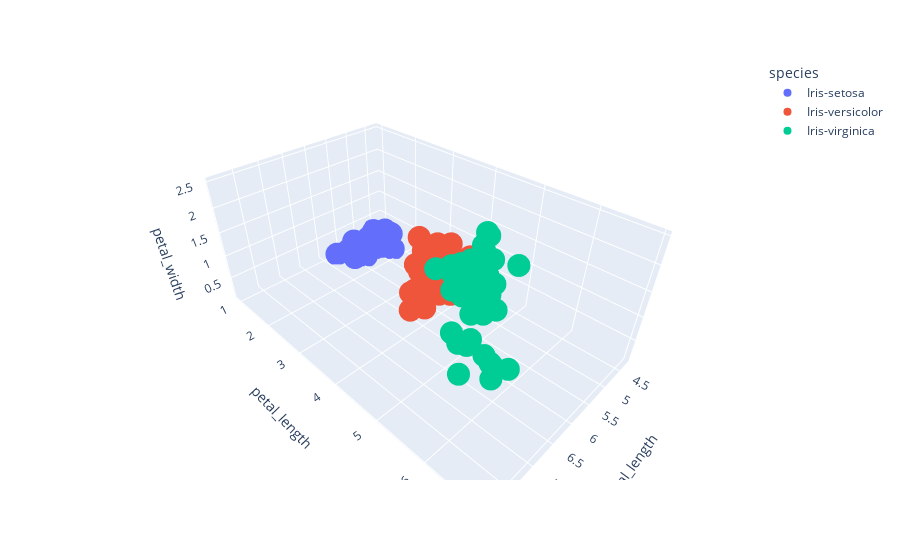

The notebook cell saved with this chart:
### Markdown cell above
Plot the 3 features, and the target as the color

### Code cell
iris_df

import plotly.express as px

df = px.data.iris()
fig = px.scatter_3d(iris_df, x='sepal_length', y='petal_length', z='petal_width', color='species')
fig.show()

### Figure 1 — Plotly figure (JSON) as saved in the notebook; plotly's stock layout.template omitted (floating-point values rounded to 4 significant figures)
{"data": [{"hovertemplate": "species=Iris-setosa<br>sepal_length=%{x}<br>petal_length=%{y}<br>petal_width=%{z}<extra></extra>", "legendgroup": "Iris-setosa", "marker": {"color": "#636efa", "symbol": "circle"}, "mode": "markers", "name": "Iris-setosa", "scene": "scene", "showlegend": true, "type": "scatter3d", "x": [5.1, 4.9, 4.7, 4.6, 5, 5.4, 4.6, 5, 4.4, 4.9, 5.4, 4.8, 4.8, 4.3, 5.8, 5.7, 5.4, 5.1, 5.7, 5.1, 5.4, 5.1, 4.6, 5.1, 4.8, 5, 5, 5.2, 5.2, 4.7, 4.8, 5.4, 5.2, 5.5, 4.9, 5, 5.5, 4.9, 4.4, 5.1, 5, 4.5, 4.4, 5, 5.1, 4.8, 5.1, 4.6, 5.3, 5], "y": [1.4, 1.4, 1.3, 1.5, 1.4, 1.7, 1.4, 1.5, 1.4, 1.5, 1.5, 1.6, 1.4, 1.1, 1.2, 1.5, 1.3, 1.4, 1.7, 1.5, 1.7, 1.5, 1, 1.7, 1.9, 1.6, 1.6, 1.5, 1.4, 1.6, 1.6, 1.5, 1.5, 1.4, 1.5, 1.2, 1.3, 1.5, 1.3, 1.5, 1.3, 1.3, 1.3, 1.6, 1.9, 1.4, 1.6, 1.4, 1.5, 1.4], "z": [0.2, 0.2, 0.2, 0.2, 0.2, 0.4, 0.3, 0.2, 0.2, 0.1, 0.2, 0.2, 0.1, 0.1, 0.2, 0.4, 0.4, 0.3, 0.3, 0.3, 0.2, 0.4, 0.2, 0.5, 0.2, 0.2, 0.4, 0.2, 0.2, 0.2, 0.2, 0.4, 0.1, 0.2, 0.1, 0.2, 0.2, 0.1, 0.2, 0.2, 0.3, 0.3, 0.2, 0.6, 0.4, 0.3, 0.2, 0.2, 0.2, 0.2]}, {"hovertemplate": "species=Iris-versicolor<br>sepal_length=%{x}<br>petal_length=%{y}<br>petal_width=%{z}<extra></extra>", "legendgroup": "Iris-versicolor", "marker": {"color": "#EF553B", "symbol": "circle"}, "mode": "markers", "name": "Iris-versicolor", "scene": "scene", "showlegend": true, "type": "scatter3d", "x": [7, 6.4, 6.9, 5.5, 6.5, 5.7, 6.3, 4.9, 6.6, 5.2, 5, 5.9, 6, 6.1, 5.6, 6.7, 5.6, 5.8, 6.2, 5.6, 5.9, 6.1, 6.3, 6.1, 6.4, 6.6, 6.8, 6.7, 6, 5.7, 5.5, 5.5, 5.8, 6, 5.4, 6, 6.7, 6.3, 5.6, 5.5, 5.5, 6.1, 5.8, 5, 5.6, 5.7, 5.7, 6.2, 5.1, 5.7], "y": [4.7, 4.5, 4.9, 4, 4.6, 4.5, 4.7, 3.3, 4.6, 3.9, 3.5, 4.2, 4, 4.7, 3.6, 4.4, 4.5, 4.1, 4.5, 3.9, 4.8, 4, 4.9, 4.7, 4.3, 4.4, 4.8, 5, 4.5, 3.5, 3.8, 3.7, 3.9, 5.1, 4.5, 4.5, 4.7, 4.4, 4.1, 4, 4.4, 4.6, 4, 3.3, 4.2, 4.2, 4.2, 4.3, 3, 4.1], "z": [1.4, 1.5, 1.5, 1.3, 1.5, 1.3, 1.6, 1, 1.3, 1.4, 1, 1.5, 1, 1.4, 1.3, 1.4, 1.5, 1, 1.5, 1.1, 1.8, 1.3, 1.5, 1.2, 1.3, 1.4, 1.4, 1.7, 1.5, 1, 1.1, 1, 1.2, 1.6, 1.5, 1.6, 1.5, 1.3, 1.3, 1.3, 1.2, 1.4, 1.2, 1, 1.3, 1.2, 1.3, 1.3, 1.1, 1.3]}, {"hovertemplate": "species=Iris-virginica<br>sepal_length=%{x}<br>petal_length=%{y}<br>petal_width=%{z}<extra></extra>", "legendgroup": "Iris-virginica", "marker": {"color": "#00cc96", "symbol": "circle"}, "mode": "markers", "name": "Iris-virginica", "scene": "scene", "showlegend": true, "type": "scatter3d", "x": [6.3, 5.8, 7.1, 6.3, 6.5, 7.6, 4.9, 7.3, 6.7, 7.2, 6.5, 6.4, 6.8, 5.7, 5.8, 6.4, 6.5, 7.7, 7.7, 6, 6.9, 5.6, 7.7, 6.3, 6.7, 7.2, 6.2, 6.1, 6.4, 7.2, 7.4, 7.9, 6.4, 6.3, 6.1, 7.7, 6.3, 6.4, 6, 6.9, 6.7, 6.9, 5.8, 6.8, 6.7, 6.7, 6.3, 6.5, 6.2, 5.9], "y": [6, 5.1, 5.9, 5.6, 5.8, 6.6, 4.5, 6.3, 5.8, 6.1, 5.1, 5.3, 5.5, 5, 5.1, 5.3, 5.5, 6.7, 6.9, 5, 5.7, 4.9, 6.7, 4.9, 5.7, 6, 4.8, 4.9, 5.6, 5.8, 6.1, 6.4, 5.6, 5.1, 5.6, 6.1, 5.6, 5.5, 4.8, 5.4, 5.6, 5.1, 5.1, 5.9, 5.7, 5.2, 5, 5.2, 5.4, 5.1], "z": [2.5, 1.9, 2.1, 1.8, 2.2, 2.1, 1.7, 1.8, 1.8, 2.5, 2, 1.9, 2.1, 2, 2.4, 2.3, 1.8, 2.2, 2.3, 1.5, 2.3, 2, 2, 1.8, 2.1, 1.8, 1.8, 1.8, 2.1, 1.6, 1.9, 2, 2.2, 1.5, 1.4, 2.3, 2.4, 1.8, 1.8, 2.1, 2.4, 2.3, 1.9, 2.3, 2.5, 2.3, 1.9, 2, 2.3, 1.8]}], "layout": {"legend": {"title": {"text": "species"}, "tracegroupgap": 0}, "margin": {"t": 60}, "scene": {"domain": {"x": [0, 1], "y": [0, 1]}, "xaxis": {"title": {"text": "sepal_length"}}, "yaxis": {"title": {"text": "petal_length"}}, "zaxis": {"title": {"text": "petal_width"}}}}}
